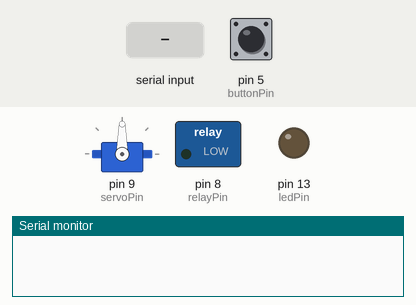
This sketch was run on a simulated Arduino Uno, built with avr-gcc and run on an emulated ATmega328P. Parts: servo, switched loads named in the sketch (green lamp = pin HIGH), output pins drawn as LEDs (lit = HIGH), the last lines printed to the serial monitor. The test bench sets the inputs (shaded band); at power-on: pin 5 (buttonPin) LOW.

Above: at 1.2 s.
1.3 s: byte 30 received over Serial
At 2.0 s:
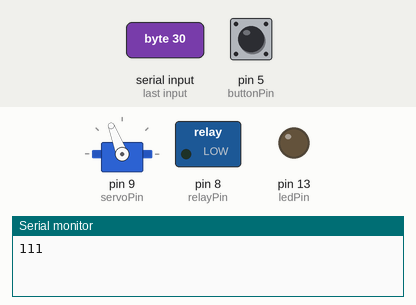
2.8 s: pin 5 (buttonPin) pulled HIGH for 0.15 s
At 2.87 s:
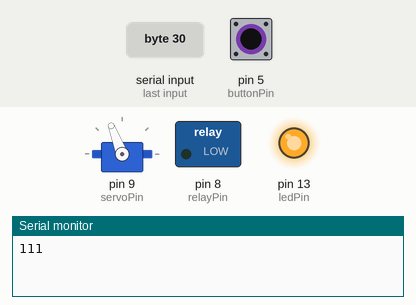
4.4 s: byte 90 received over Serial
At 5.5 s:
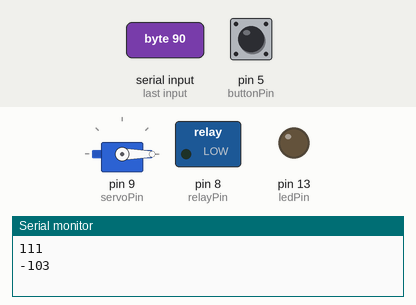
5.9 s: pin 5 (buttonPin) pulled HIGH for 1 s
At 6.6 s:
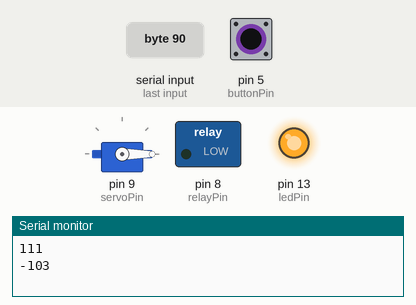
8.4 s: pin 5 (buttonPin) pulled HIGH for 3.2 s
At 12.2 s:
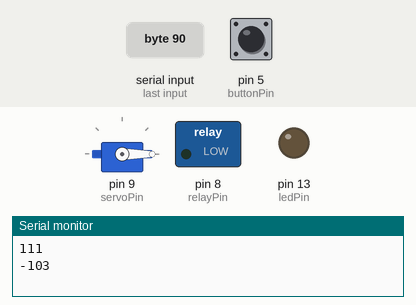
Timing chart, 0 to 13.7 s (numbered marks = the images above; inputs shaded):
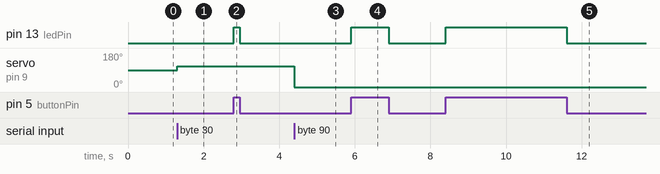

Measured:
- after the input at 1.3 s, servo on pin 9 (servoPin): 90° → 111° at once
- after the input at 2.8 s, pin 13 (ledPin): LOW → HIGH at once, → LOW 0.15 s later
- after the input at 4.4 s, servo on pin 9 (servoPin): 111° → 0° at once
- after the input at 5.9 s, pin 13 (ledPin): LOW → HIGH at once, → LOW 1.0 s later
- after the input at 8.4 s, pin 13 (ledPin): LOW → HIGH at once, → LOW 3.2 s later

The sketch:

Nerf_Control.ino
```cpp
#include <Servo.h>

Servo myservo;
const int buttonPin = 5;     // the number of the pushbutton pin
const int ledPin =  13;      // the number of the LED pin
const int relayPin = 8;
const int servoPin = 9;

// Variables will change:
int ledState = HIGH;         // the current state of the output pin
int buttonState;             // the current reading from the input pin
int lastButtonState = LOW;   // the previous reading from the input pin
char servo_speed = 0;
const char SERVO_MID = 94;
boolean firing = false;

// the following variables are long's because the time, measured in miliseconds,
// will quickly become a bigger number than can be stored in an int.
long lastDebounceTime = 0;  // the last time the output pin was toggled
long debounceDelay = 50;    // the debounce time; increase if the output flickers

void setup() {
  pinMode(buttonPin, INPUT);
  pinMode(ledPin, OUTPUT);
  pinMode(relayPin, OUTPUT);
  digitalWrite(relayPin, LOW);
  Serial.begin(9600);
  myservo.attach(servoPin);
}

boolean shouldStopFiring() {
    int reading = digitalRead(buttonPin);

    /*
    //TODO: IMPLEMENT THIS
    if (reading != lastButtonState) {
      lastDebounceTime = millis();
    }
    if ((millis() - lastDebounceTime) > debounceDelay) {
      buttonState = reading;
    }
    */

    buttonState = reading;
    digitalWrite(ledPin, buttonState);


    //Stop shooting on edge transition
    boolean retval = false;
    if (lastButtonState == LOW && buttonState == HIGH)
      retval = true;

    lastButtonState = buttonState;
    return retval;
}

void loop() {
  if (shouldStopFiring()) {
    firing = false;
    digitalWrite(relayPin, LOW);
  }

  if (firing) {
    digitalWrite(relayPin, HIGH);
  }

  if (Serial.available() > 0) {
          //First bit is fire Y/N
          //Remaining 7 indicate motor speed (signed char)
          char incoming = Serial.read();

          firing = incoming & 0x01;

          servo_speed = ((double)(incoming & ~0x01) + 128) * (180.0/255); //Convert 0-255 to 0-180
          myservo.write(servo_speed);

          Serial.print(servo_speed, DEC);
          if (firing)
            Serial.println(" Firing");
          else
            Serial.print('\n');
  }
}
```
